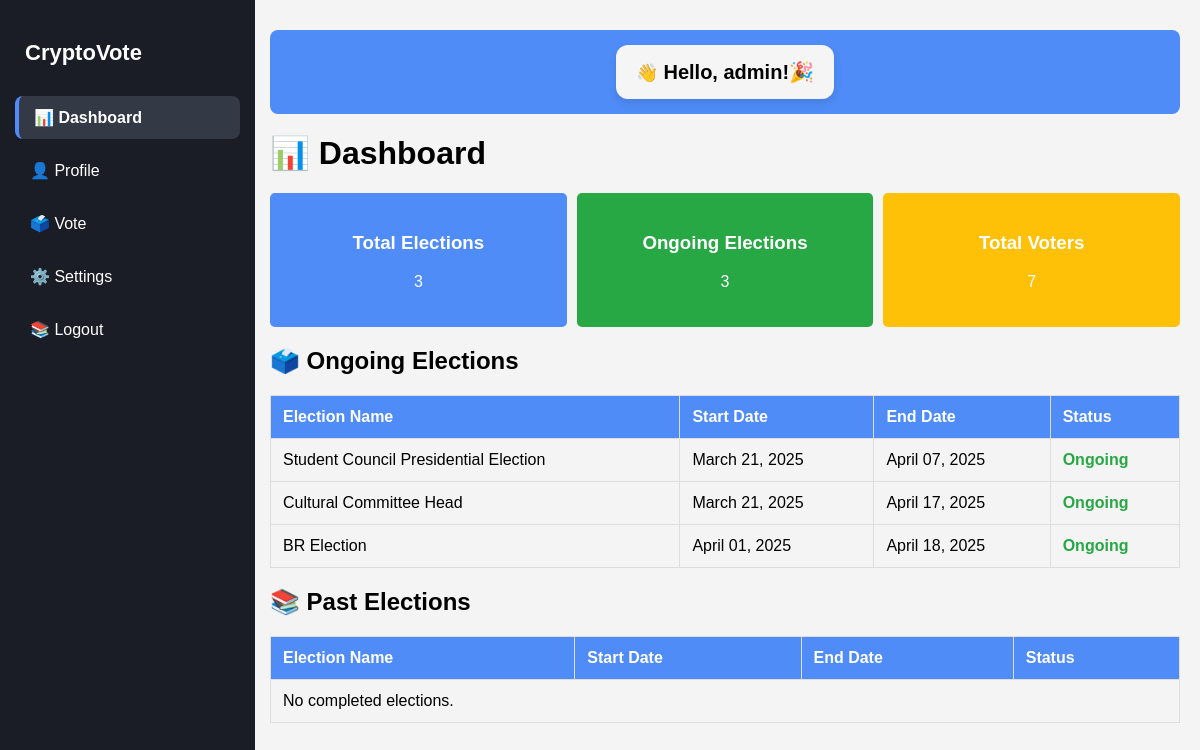
The app's page /dashboard/ (signed in) with its own data.
### main/models.py (models this page shows, shortened)
class Election(models.Model):
    title = models.CharField(max_length=200)
    description = models.TextField(blank=True)
    start_date = models.DateTimeField()
    end_date = models.DateTimeField()
    is_active = models.BooleanField(default=True)

### main/views.py (the view)
# urls.py: path('dashboard/', dashboard, name='dashboard'),
@login_required
def dashboard(request):
    now = timezone.now()
    total_elections = Election.objects.count()
    ongoing_elections = Election.objects.filter(start_date__lte=now, end_date__gte=now)
    completed_elections = Election.objects.filter(end_date__lt=now)
    total_voters = Profile.objects.count()
    if request.user.is_authenticated:
        username = request.user.username
    else:
        username = "Guest"  # Default if no user is logged in
    context = {
        "total_elections": total_elections,
        "ongoing_elections": ongoing_elections,
        "completed_elections": completed_elections,
        "total_voters": total_voters,
        "username": username,  # Pass username to the template
        "active_page": "dashboard",  # Mark dashboard as active in sidebar
    }
    return render(request, "dashboard.html", context)

### templates/dashboard.html (shortened to what this page needs)
{% load static %}
<!DOCTYPE html>
<html>
  <head>
  </head>
  <body>
    <div class="main-container">
      <div class="sidebar">
        <h2><strong>CryptoVote</strong></h2>
        <ul>
          <li>
            <a
              href="{% url 'dashboard' %}"
              class="{% if active_page == 'dashboard' %}active{% endif %}"
              >📊 Dashboard</a
            >
          </li>
          <li>
            <a
              href="{% url 'profile' %}"
              class="{% if active_page == 'profile' %}active{% endif %}"
              >👤 Profile</a
            >
          </li>
          <li>
            <a
              href="{% url 'vote' %}"
              class="{% if active_page == 'vote' %}active{% endif %}"
              >🗳️ Vote</a
            >
          </li>
          <li>
            <a
              href="{% url 'settings' %}"
              class="{% if active_page == 'settings' %}active{% endif %}"
              >⚙️ Settings</a
            >
          </li>
          <li>
            <a href="{% url 'logout' %}">📚 Logout</a>
          </li>
        </ul>
      </div>
      <div class="content">
        <div class="user-greeting">
          <div class="greeting-box">
            👋 <strong>Hello, {{ username }}!🎉</strong>
          </div>
        </div>
        <h1>📊 Dashboard</h1>
        <div class="stats-container">
          <div class="stat-box blue">
            <h3>Total Elections</h3>
            <p>{{ total_elections }}</p>
          </div>
          <div class="stat-box green">
            <h3>Ongoing Elections</h3>
            <p>{{ ongoing_elections.count }}</p>
          </div>
          <div class="stat-box yellow">
            <h3>Total Voters</h3>
            <p>{{ total_voters }}</p>
          </div>
        </div>
        <h2>🗳️ Ongoing Elections</h2>
        <table>
          <thead>
            <tr>
              <th>Election Name</th>
              <th>Start Date</th>
              <th>End Date</th>
              <th>Status</th>
            </tr>
          </thead>
          <tbody>
            {% for election in ongoing_elections %}
            <tr>
              <td>{{ election.title }}</td>
              <td>{{ election.start_date|date:"F d, Y" }}</td>
              <td>{{ election.end_date|date:"F d, Y" }}</td>
              <td><span class="status-active">Ongoing</span></td>
            </tr>
            {% empty %}
            <tr>
              <td colspan="4">No ongoing elections.</td>
            </tr>
            {% endfor %}
          </tbody>
        </table>
        <h2>📚 Past Elections</h2>
        <table>
          <thead>
            <tr>
              <th>Election Name</th>
              <th>Start Date</th>
              <th>End Date</th>
              <th>Status</th>
            </tr>
          </thead>
          <tbody>
            {% for election in completed_elections %}
            <tr>
              <td>{{ election.title }}</td>
              <td>{{ election.start_date|date:"F d, Y" }}</td>
              <td>{{ election.end_date|date:"F d, Y" }}</td>
              <td><span class="status-completed">Completed</span></td>
            </tr>
            {% empty %}
            <tr>
              <td colspan="4">No completed elections.</td>
            </tr>
            {% endfor %}
          </tbody>
        </table>
      </div>
    </div>
  </body>
</html>

### templates/dashboard.html (style rules this page uses)
body { margin: 0; padding: 0; display: flex; flex-direction: column; font-family: "Arial", sans-serif; background-color: #f4f4f4; height: 100vh; }
.main-container { display: flex; flex-grow: 1; width: 100%; }
.sidebar { width: 225px; background-color: #1a1d26; color: #fff; display: flex; flex-direction: column; justify-content: flex-start; padding: 20px 15px; position: fixed; height: 100vh; z-index: 10; }
.sidebar h2 { text-align: left; margin-bottom: 20px; padding-left: 10px; font-size: 22px; }
.sidebar ul { list-style-type: none; padding-left: 0; margin-top: 10px; }
.sidebar ul li { margin-bottom: 10px; }
.sidebar ul li a { text-decoration: none; color: #fff; display: block; padding: 12px 15px; border-radius: 8px; font-size: 16px; transition: background 0.3s, padding-left 0.2s; }
.sidebar ul li a.active { background-color: #333945; border-left: 4px solid #4f8cf7; border-radius: 8px; font-weight: bold; color: #fff; }
.content { margin-left: 250px; flex-grow: 1; padding: 20px; background-color: #f4f4f4; overflow-y: auto; }
.user-greeting { background-color: #4f8cf7; padding: 15px 20px; border-radius: 8px; color: #fff; font-size: 18px; margin-bottom: 20px; display: inline-block; }
h1, h2 { margin-top: 20px; }
.stats-container { display: flex; justify-content: space-between; margin-top: 20px; gap: 10px; }
.stat-box { flex: 1; padding: 20px; border-radius: 5px; color: #fff; text-align: center; }
.stat-box.blue { background-color: #4f8cf7; }
.stat-box.green { background-color: #28a745; }
.stat-box.yellow { background-color: #ffc107; }
table { width: 100%; border-collapse: collapse; margin-top: 20px; }
table th, table td { padding: 12px; border: 1px solid #ddd; text-align: left; }
table th { background-color: #4f8cf7; color: white; }
.status-active { color: #28a745; font-weight: bold; }
.user-greeting { margin-top: 10px; margin-bottom: 20px; display: flex; justify-content: center; }
.greeting-box { background: whitesmoke; padding: 15px 20px; border-radius: 12px; color: black; box-shadow: 0 4px 8px rgba(0, 0, 0, 0.1); max-width: 400px; text-align: left; }
.greeting-box strong { font-size: 20px; }

### records on screen
Election: title "Student Council Presidential Election", start_date "March 21, 2025", end_date "April 07, 2025"
Election: title "Cultural Committee Head", start_date "March 21, 2025", end_date "April 17, 2025"
Election: title "BR Election", start_date "April 01, 2025", end_date "April 18, 2025"

### other values on screen
{{ username }} "admin"
{{ total_elections }} "3"
{{ ongoing_elections.count }} "3"
{{ total_voters }} "7"
